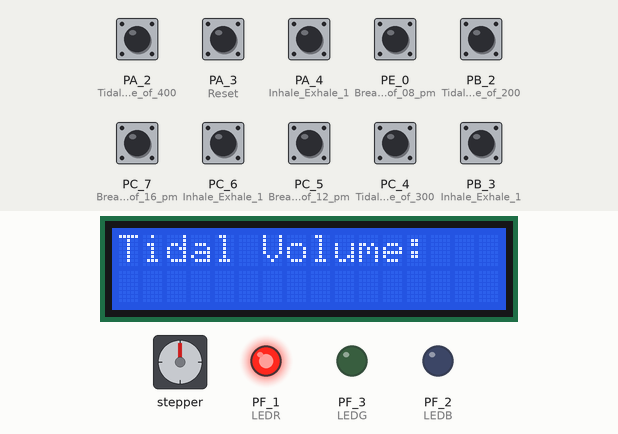
Bench run of a sketch on a simulated TI Tiva C LaunchPad. On the bench: stepper motor, 16×2 character LCD, output pins drawn as LEDs (lit = HIGH). Wiring (inferred from the names in the program): stepper motor driver (200 steps per turn assumed): step PB_0; direction PB_5. The test bench sets the inputs (shaded band); at power-on: PA_2 (Tidal_Volume_of_400), PA_3 (Reset), PA_4 (Inhale_Exhale_1), PB_2 (Tidal_Volume_of_200), PB_3 (Inhale_Exhale_1), PC_4 (Tidal_Volume_of_300), PC_5 (Breath_Cycle_of_12_pm), PC_6 (Inhale_Exhale_1), PC_7 (Breath_Cycle_of_16_pm), PE_0 (Breath_Cycle_of_08_pm) HIGH. Pins used as bus, display or sensor lines are not drawn.

Above: at 4.7 s.
4.8 s: PA_2 (Tidal_Volume_of_400) pulled LOW for 0.65 s
At 6.8 s:
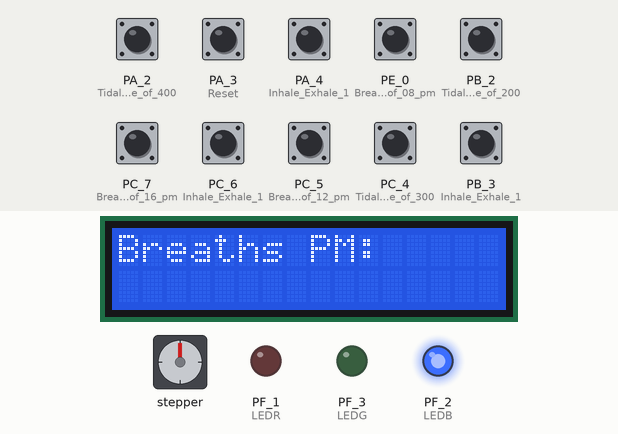
7.5 s: PE_0 (Breath_Cycle_of_08_pm) pulled LOW for 0.65 s
At 9.4 s:
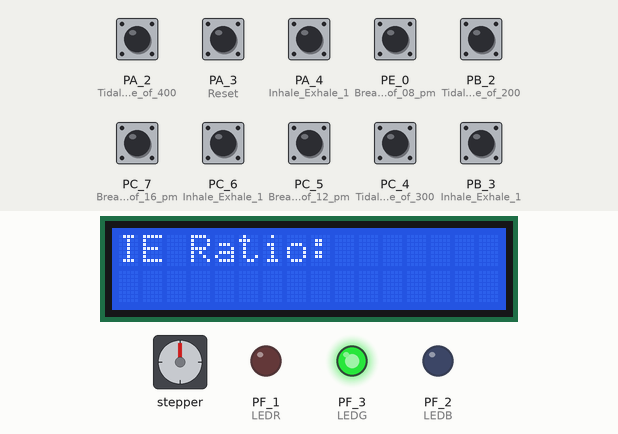
10.5 s: PA_4 (Inhale_Exhale_1) pulled LOW for 0.65 s
At 11.9 s:
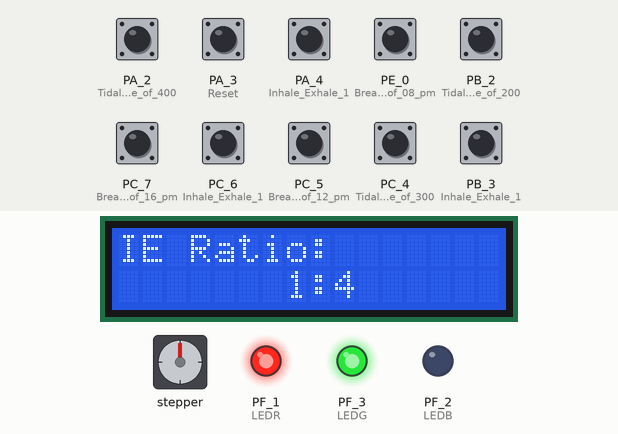
14.2 s: PA_3 (Reset) pulled LOW for 0.65 s
17.9 s: PA_3 (Reset) pulled LOW for 1 s
22.0 s: PA_2 (Tidal_Volume_of_400) driven LOW and PA_3 (Reset) driven LOW
At 45.7 s:
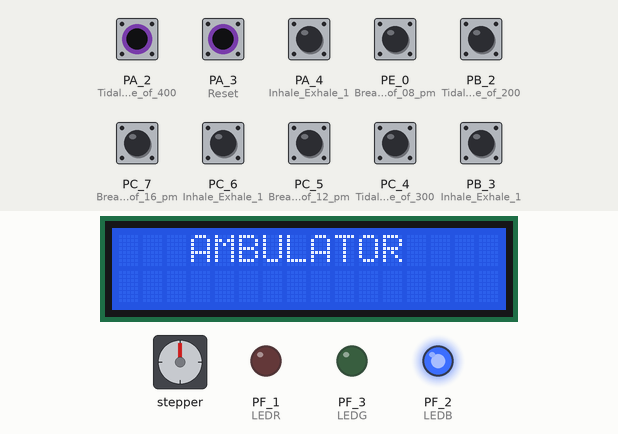
Timing chart, 0 to 47.7 s (numbered marks = the images above; inputs shaded):
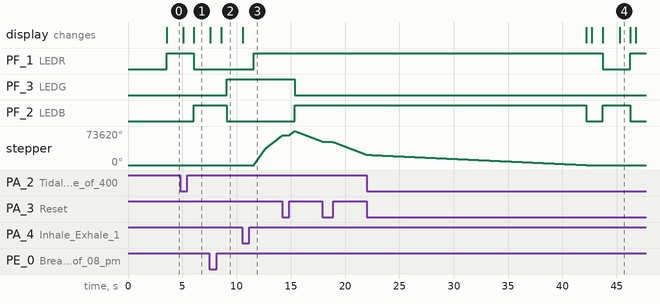

The sketch:

Energia_Project_01.ino
```cpp
/*
Semester Project (Ambulator)
------------------------------------------------------------------
This is C language program that controls the ball screw mechanism
for various coditions of Tidal Volume, Respiratory Rate, And
Inhale Exhale Ratio (IE Ratio), Allowing the user to select 27
diiferent configurations for pressing AMBU bag.
------------------------------------------------------------------
Written by:
Hurraira Adrees         (2021-MC-01)
Muhammad Saad Yaseen    (2021-MC-37)
Muhammad Rafay          (2021-MC-38)
Muhammad Mujahid Iqbal  (2021-MC-39)
Abiam Asif Khalid       (2021-MC-40)
Compiler and IDE: Energia (A modified version of Ardiuno for Tiva C series Launchpad Kit)
*/

#include <LiquidCrystal.h> //Library for LCD module

int Dir = 2;  //Direction Bit of Motor (PB5)
int Step = 3; //Steps for motor (PB0)

// On Board LED
#define LEDR RED_LED   //Onboard RED led
#define LEDB BLUE_LED  //Onboard BLUE led
#define LEDG GREEN_LED //Onboard GREEN led

//For External LED's
#define RS PB_1 //Register Selector
#define EN PD_0 //Enabe Pin of LCD
#define D4 PD_1 //Data Pin 4
#define D5 PD_2 //Data Pin 5
#define D6 PD_3 //Data Pin 6
#define D7 PE_1 //Data Pin 7

LiquidCrystal lcd(RS, EN, D4, D5, D6, D7); //Initialising LCD 1602

int Steps = 0;      //Defines Steps for Tidal Volume
int stepDelay = 0;  //Time gap between each step
int Inhale = 0;     //Inhale Part of cycle
int Exhale = 0;     //Exhale Part of cycle
int stopAmbu =0 ;    //For Resetting

void setup() {
  // put your setup code here, to run once:
  Serial.begin(9600);

  pinMode(PB_2, INPUT_PULLUP);  //Tidal Volume of 200
  pinMode(PC_4, INPUT_PULLUP);  //Tidal Volume of 300
  pinMode(PA_2, INPUT_PULLUP);  //Tidal Volume of 400

  pinMode(PE_0, INPUT_PULLUP);  //Breath Cycle of 08 pm
  pinMode(PC_5, INPUT_PULLUP);  //Breath Cycle of 12 pm
  pinMode(PC_7, INPUT_PULLUP);  //Breath Cycle of 16 pm

  pinMode(PB_3, INPUT_PULLUP);  //Inhale Exhale 1:2
  pinMode(PC_6, INPUT_PULLUP);  //Inhale Exhale 1:3
  pinMode(PA_4, INPUT_PULLUP);  //Inhale Exhale 1:4

  pinMode(PA_3, INPUT_PULLUP);  //Reset

  pinMode(Step, OUTPUT);    //Step to Motor Driver
  pinMode(Dir, OUTPUT);     //Direction To Motor Driver
  pinMode(LEDR, OUTPUT);    //RED led
  pinMode(LEDB, OUTPUT);    //BLUE led
  pinMode(LEDG, OUTPUT);    //GREEN led

  lcd.begin(16, 2);       //Starting LCD
  lcd.setCursor(3, 0);    //Placing Cursor
  lcd.print("AMBULATOR"); //Display Text
  delay(3500);
  lcd.clear();
}

void loop() {
  // put your main code here, to run repeatedly:

  if (Steps == 0)   //Red LED Will Be On Until Tidal Volume Is Selected
  {
    digitalWrite(LEDR, HIGH);
    digitalWrite(LEDB, LOW);
    digitalWrite(LEDG, LOW);
    lcd.setCursor(0, 0); //Placing Cursor
    lcd.print("Tidal Volume: "); //Display Text
    delay(500);
  }

  if ((digitalRead(PB_2) == LOW) && (Steps==0)) //Tidal Volume Corresponding to 200
  {
    Steps = 20480;        //3.2 revolutions = 3.2*6400 = 20480
    lcd.setCursor(6, 1);  //Placing Cursor
    lcd.print("200");     //Display Text
    delay(1000);
    lcd.clear();

  }

  if ((digitalRead(PC_4) == LOW) && (Steps==0)) //Tidal Volume Corresponding of 300
  {
    Steps = 30720;       //4.8 revolutions = 4.8*6400 = 30720
    lcd.setCursor(6, 1); //Placing Cursor
    lcd.print("300");    //Display Text
    delay(1000);
    lcd.clear();
  }

  if ((digitalRead(PA_2) == LOW) && (Steps==0)) //Tidal Volume Correspinding of 400
  {
    Steps = 40960;       //6.4 revolutions = 6.4*6400 = 40960
    lcd.setCursor(6, 1); //Placing Cursor
    lcd.print("400");    //Display Text
    delay(1000);
    lcd.clear();

  }

  if ((Steps != 0) && (stepDelay==0)) //Blue LED Will Be On Until Breaths Per Minute Is Selected
  {
    digitalWrite(LEDB, HIGH);
    digitalWrite(LEDR, LOW);
    digitalWrite(LEDG, LOW);
    lcd.setCursor(0, 0);        //Placing Cursor
    lcd.print("Breaths PM: ");  //Display Text
    delay(500);
  }

  if ((digitalRead(PE_0) == LOW) && (stepDelay==0) && (Steps != 0))   //Based on the previous choice the Delay will be selected
  {                                                                   //for 8 Breath Per Minute
    lcd.setCursor(7, 1); //Placing Cursor
    lcd.print("08");     //Display Text
    delay(1000);
    lcd.clear();
   switch (Steps)             //8 BPM = 7.5seconds for each breath
   {                          //Delay for each breath = 7.5/(2*Steps)
    case 20480:               //For Tidal Volume 200
      stepDelay = 184;
      break;
    case 30720:               //For Tidal Volume 300
      stepDelay = 122;
      break;
    case 40960:               //For Tidal Volume 200
      stepDelay = 92;
      break;
    default:
      break;
   }
  }

  if ((digitalRead(PC_5) == LOW) && (stepDelay==0) && (Steps != 0)) //Based on the previous choice the Delay will be selected
  {                                                                 //for 12 Breath Per Minute
    lcd.setCursor(7, 1); //Placing Cursor
    lcd.print("12");     //Display Text
    delay(1000);
    lcd.clear();
    switch (Steps)            //12 BPM = 5 seconds for each breath
   {                          //Delay for each breath = 5/(2*Steps)
    case 20480:               //For Tidal Volume 200
      stepDelay = 122;
      break;
    case 30720:               //For Tidal Volume 300
      stepDelay = 82;
      break;
    case 40960:               //For Tidal Volume 400
      stepDelay = 62;
      break;
    default:
      break;
   }
  }

  if ((digitalRead(PC_7) == LOW) && (stepDelay==0) && (Steps != 0)) //Based on the previous choice the Delay will be selected
  {                                                                 //for 16 Breath Per Minute
    lcd.setCursor(7, 1); //Placing Cursor
    lcd.print("16");     //Display Text
    delay(1000);
    lcd.clear();
   switch (Steps)           //16 BPM = 3.75 seconds for each breath
   {                        //Delay for each breath = 3.75/(2*Steps)
    case 20480:             //For Tidal Volume 200
      stepDelay = 92;
      break;
    case 30720:             //For Tidal Volume 300
      stepDelay = 62;
      break;
    case 40960:             //For Tidal Volume 400
      stepDelay = 46;
      break;
    default:
      break;
   }
  }

 if ((stepDelay !=0)&&(Steps !=0))  //Green LED Will Be On Until Tidal Volume Is Selected
 {
  lcd.setCursor(0, 0);      //Placing Cursor
  lcd.print("IE Ratio: ");  //Display Text
  delay(500);
  digitalWrite(LEDG, HIGH);
  digitalWrite(LEDR, LOW);
  digitalWrite(LEDB, LOW);
 }

  if ((digitalRead(PB_3)==LOW) && (Inhale==0) && (stepDelay !=0)) //Divison of breath in Inhale And Exhale Part Ratio 1:2
  {
    Inhale = stepDelay/3;  //Inhale part = Delay/(1+2)
    Exhale = Inhale*2;     //EXhale part = Inhale*2
    lcd.setCursor(7, 1);   //Placing Cursor
    lcd.print("1:2");      //Display Text
    delay(1000);
    lcd.clear();

  }

  if ((digitalRead(PC_6)==LOW) && (Inhale==0) && (stepDelay !=0)) //Divison of breath in Inhale And Exhale Part Ratio 1:3
  {
    Inhale = stepDelay/4;  //Inhale part = Delay/(1+3)
    Exhale = Inhale*3;     //EXhale part = Inhale*3
    lcd.setCursor(7, 1);   //Placing Cursor
    lcd.print("1:3");      //Display Text
    delay(1000);
    lcd.clear();
  }

  if ((digitalRead(PA_4)==LOW)&& (Inhale==0) && (stepDelay !=0)) //Divison of breath in Inhale And Exhale Part Ratio 1:4
  {
    Inhale = stepDelay/5;   //Inhale part = Delay/(1+4)
    Exhale = Inhale*4;      //EXhale part = Inhale*4
    lcd.setCursor(7, 1);    //Placing Cursor
    lcd.print("1:4");       //Display Text
    delay(1000);
    lcd.clear();
  }

  if (digitalRead(PA_3) == LOW) //Reset Condition for All Variables
  {
    delay(1000);
    Steps = 0;
    stopAmbu = 0;
    stepDelay = 0;
    Inhale = 0;
    Exhale = 0;
    lcd.begin(16, 2);       //Starting LCD
    lcd.setCursor(3, 0);    //Placing Cursor
    lcd.print("AMBULATOR"); //Display Text
    delay(1000);
    lcd.clear();
   }

  while ((Steps != 0)&&(stepDelay != 0)&&(Inhale != 0))
  {
    if (Inhale < 20)
    {
        Inhale = 20;
    }

    digitalWrite(LEDG, HIGH);       //Purple Colour for inhale
    digitalWrite(LEDR, HIGH);
    digitalWrite(LEDB, LOW);

    digitalWrite(Dir, HIGH);        //Inhale cycle has High Direction
    for (int x=0; x< Steps; x++)
    {
      if (digitalRead(PA_3) == LOW) //Stopping Condition
      {
        stopAmbu = 1;
        lcd.print("Stopping...");
        lcd.setCursor(0, 0);
      }

      digitalWrite(Step, HIGH);     //Stepping Part
      delayMicroseconds(Inhale);
      digitalWrite(Step, LOW);
      delayMicroseconds(Inhale);
    }

    digitalWrite(LEDG, LOW);        //Yellow Colour for inhale
    digitalWrite(LEDR, HIGH);
    digitalWrite(LEDB, HIGH);

    digitalWrite(Dir, LOW);         //Exhale cycle has Low Direction
    for (int x=0; x< Steps; x++)
    {
      if (digitalRead(PA_3) == LOW) //Stopping Condition
      {
        stopAmbu = 1;
        lcd.print("Stopping...");
        lcd.setCursor(0, 0);
      }

      digitalWrite(Step, HIGH);    //Stepping Part
      delayMicroseconds(Exhale);
      digitalWrite(Step, LOW);
      delayMicroseconds(Exhale);
    }

    if (stopAmbu == 1)      //Resetting Variables after Stopping
    {
      Steps = 0;
      stopAmbu = 0;
      stepDelay = 0;
      Inhale = 0;
      Exhale = 0;
      lcd.clear();
      break;
    }
  }
}
```

Measured:
- after the input at 4.8 s, PF_1 (LEDR): HIGH → LOW after 1.3 s; PF_2 (LEDB): LOW → HIGH after 1.3 s; the display: first changes after 0.27 s (image 1 shows a later state)
- after the input at 7.5 s, PF_3 (LEDG): LOW → HIGH after 1.6 s; PF_2 (LEDB): HIGH → LOW after 1.6 s; the display: first changes after 0.08 s (image 2 shows a later state)
- after the input at 10.5 s, PF_1 (LEDR): LOW → HIGH after 1.1 s; stepper: keeps turning clockwise at about 24751°/s, starting after 1.1 s; the display: changes after 0.09 s (image 3)
- after the input at 14.2 s, PF_3 (LEDG): HIGH → LOW after 1.1 s instead of 0.52 s; PF_2 (LEDB): LOW → HIGH after 1.1 s instead of 0.52 s
- after the input at 22.0 s, PF_1 (LEDR): HIGH → LOW after 21.7 s, → HIGH 2.6 s later; PF_2 (LEDB): HIGH → LOW after 20.2 s instead of 2.5 s
